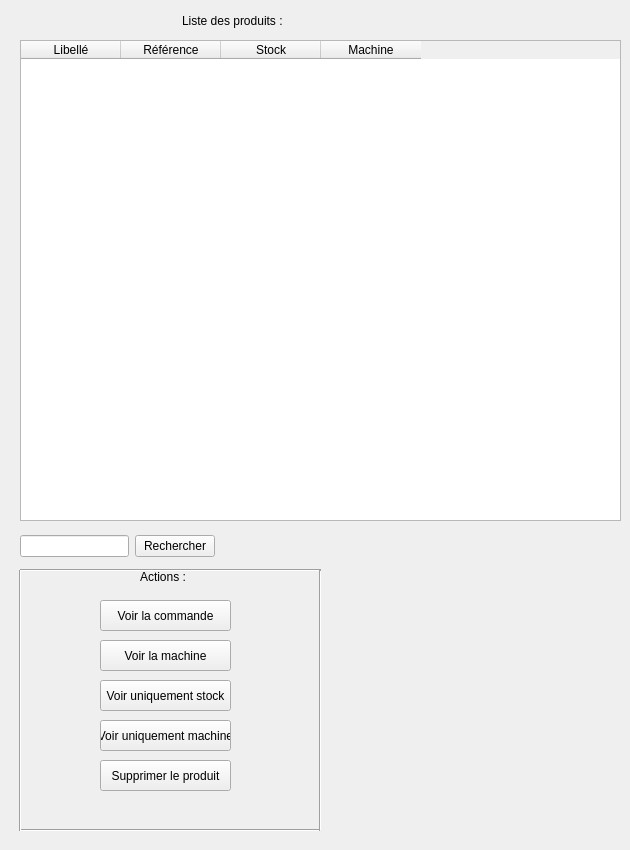
       <widget class="QWidget" name="tabProduit">
        <attribute name="title">
         <string>Produits</string>
        </attribute>
        <widget class="QTableWidget" name="tableWidget_4">
         <property name="geometry">
          <rect>
           <x>20</x>
           <y>40</y>
           <width>601</width>
           <height>481</height>
          </rect>
         </property>
         <property name="editTriggers">
          <set>QAbstractItemView::NoEditTriggers</set>
         </property>
         <column>
          <property name="text">
           <string>Libellé</string>
          </property>
         </column>
         <column>
          <property name="text">
           <string>Référence</string>
          </property>
         </column>
         <column>
          <property name="text">
           <string>Stock</string>
          </property>
         </column>
         <column>
          <property name="text">
           <string>Machine</string>
          </property>
         </column>
        </widget>
        <widget class="QPushButton" name="pushButton_14">
         <property name="geometry">
          <rect>
           <x>100</x>
           <y>680</y>
           <width>131</width>
           <height>31</height>
          </rect>
         </property>
         <property name="text">
          <string>Voir uniquement stock</string>
         </property>
        </widget>
        <widget class="QPushButton" name="pushButton_15">
         <property name="geometry">
          <rect>
           <x>100</x>
           <y>720</y>
           <width>131</width>
           <height>31</height>
          </rect>
         </property>
         <property name="text">
          <string>Voir uniquement machine</string>
         </property>
        </widget>
        <widget class="QPushButton" name="pushButton_13">
         <property name="geometry">
          <rect>
           <x>100</x>
           <y>640</y>
           <width>131</width>
           <height>31</height>
          </rect>
         </property>
         <property name="text">
          <string>Voir la machine</string>
         </property>
        </widget>
        <widget class="QPushButton" name="pushButton_12">
         <property name="geometry">
          <rect>
           <x>100</x>
           <y>600</y>
           <width>131</width>
           <height>31</height>
          </rect>
         </property>
         <property name="text">
          <string>Voir la commande</string>
         </property>
        </widget>
        <widget class="QPushButton" name="pushButton_16">
         <property name="geometry">
          <rect>
           <x>100</x>
           <y>760</y>
           <width>131</width>
           <height>31</height>
          </rect>
         </property>
         <property name="text">
          <string>Supprimer le produit</string>
         </property>
        </widget>
        <widget class="Line" name="line_41">
         <property name="geometry">
          <rect>
           <x>20</x>
           <y>820</y>
           <width>301</width>
           <height>21</height>
          </rect>
         </property>
         <property name="orientation">
          <enum>Qt::Horizontal</enum>
         </property>
        </widget>
        <widget class="Line" name="line_42">
         <property name="geometry">
          <rect>
           <x>10</x>
           <y>570</y>
           <width>21</width>
           <height>261</height>
          </rect>
         </property>
         <property name="orientation">
          <enum>Qt::Vertical</enum>
         </property>
        </widget>
        <widget class="Line" name="line_43">
         <property name="geometry">
          <rect>
           <x>20</x>
           <y>560</y>
           <width>301</width>
           <height>21</height>
          </rect>
         </property>
         <property name="orientation">
          <enum>Qt::Horizontal</enum>
         </property>
        </widget>
        <widget class="Line" name="line_44">
         <property name="geometry">
          <rect>
           <x>310</x>
           <y>570</y>
           <width>21</width>
           <height>261</height>
          </rect>
         </property>
         <property name="orientation">
          <enum>Qt::Vertical</enum>
         </property>
        </widget>
        <widget class="QLabel" name="label_48">
         <property name="geometry">
          <rect>
           <x>140</x>
           <y>570</y>
           <width>47</width>
           <height>13</height>
          </rect>
         </property>
         <property name="text">
          <string>Actions :</string>
         </property>
        </widget>
        <widget class="QWidget" name="layoutWidget">
         <property name="geometry">
          <rect>
           <x>140</x>
           <y>10</y>
           <width>185</width>
           <height>22</height>
          </rect>
         </property>
         <layout class="QHBoxLayout" name="horizontalLayout_6">
          <item>
           <spacer name="horizontalSpacer_11">
            <property name="orientation">
             <enum>Qt::Horizontal</enum>
            </property>
            <property name="sizeHint" stdset="0">
             <size>
              <width>40</width>
              <height>20</height>
             </size>
            </property>
           </spacer>
          </item>
          <item>
           <widget class="QLabel" name="label_15">
            <property name="text">
             <string>Liste des produits :</string>
            </property>
           </widget>
          </item>
          <item>
           <spacer name="horizontalSpacer_12">
            <property name="orientation">
             <enum>Qt::Horizontal</enum>
            </property>
            <property name="sizeHint" stdset="0">
             <size>
              <width>40</width>
              <height>20</height>
             </size>
            </property>
           </spacer>
          </item>
         </layout>
        </widget>
        <widget class="QWidget" name="layoutWidget">
         <property name="geometry">
          <rect>
           <x>20</x>
           <y>530</y>
           <width>195</width>
           <height>32</height>
          </rect>
         </property>
         <layout class="QHBoxLayout" name="horizontalLayout_7">
          <item>
           <widget class="QLineEdit" name="lineEditRechercheMachine_3"/>
          </item>
          <item>
           <widget class="QPushButton" name="pushButtonRechercherMachine_3">
            <property name="text">
             <string>Rechercher</string>
            </property>
           </widget>
          </item>
         </layout>
        </widget>
       </widget>
